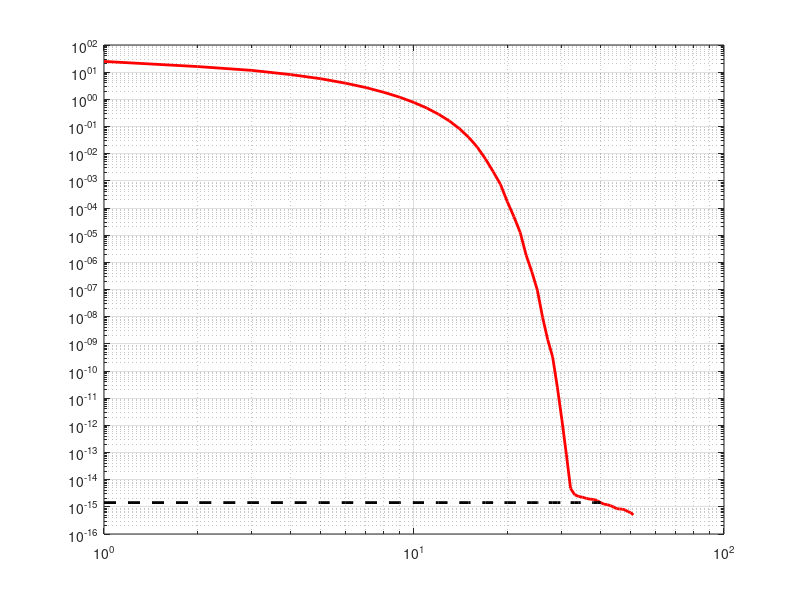

This figure's MATLAB source: (Note: this script raises an error after producing the figure.)
%COMPARE_DEIM_EIM runs and compares EIM and DEIM on the 1D function in 
%  Equation (3.36) of the following paper
%
%  Chaturantabut, S., Sorensen, D. C.,
%  NONLINEAR MODEL REDUCTION VIA DISCRETE EMPIRICAL INTERPOLATION, 
%  SIAM Journal on Scientific Computing, 32(5), 2737-2764 (2010).

%   This file is part of redbKIT.
%   Copyright (c) 2015, Ecole Polytechnique Fédérale de Lausanne (EPFL)
%   Author: Federico Negri <federico.negri at epfl.ch> 

clear all
clc

%% ========================================================================
% Define function and set discretization parameters

nonaffine_function =  @(x, mu) ( (1-x).*cos(3*pi*mu(1).*(x+1)) .*exp(-(1+x)*mu(1)))';

P                  =  1;
mu_min             =  [1];
mu_max             =  [pi];
Ns_DEIM            =  51;
Ns_EIM             =  51;
tol_DEIM           =  40;
Nt                 =  130;

%% ========================================================================
% Space discretization

Nq         = 100;
quad_nodes = linspace(-1,1,Nq);

fprintf('Number of Quad Points in the spatial domain: %d \n', Nq)


%% ========================================================================
% Parameter discretization (for EIM and DEIM)
mu_train_DEIM   =  linspace(mu_min, mu_max, Ns_DEIM)';
mu_train_EIM    =  linspace(mu_min, mu_max, Ns_EIM)';

fprintf('Number of Traininig Points in the parameter domain, EIM: %d \n', Ns_EIM)
fprintf('Number of Traininig Points in the parameter domain, DEIM: %d \n', Ns_DEIM)

%% ========================================================================
% DEIM approximation

fprintf('** Perform DEIM ** \n')

% Compute Snapshots
S = zeros(Nq,Ns_DEIM);
for i = 1 : Ns_DEIM
      S(:,i) = nonaffine_function(quad_nodes, mu_train_DEIM(i,:));
end

% Compress Snapshots by POD
%[UDEIM, SpectrumPOD] = POD_basis_computation(S, [], tol_DEIM);
[UDEIM, SpectrumPOD]   = svd(S, 0);
SpectrumPOD            = diag(SpectrumPOD);
if tol_DEIM < 1
    M_deim             = find(tol_DEIM.^2>=1-cumsum(SpectrumPOD.^2)/sum(SpectrumPOD.^2),1,'first');
else
    M_deim = tol_DEIM;
end
UDEIM                  = UDEIM(:, 1:M_deim);

% Plot spectrum
figure
loglog(SpectrumPOD,'-r','LineWidth',2)
grid on
hold on
cut_line_x = [1 : M_deim];
cut_line_y = SpectrumPOD(M_deim) * ones(1,M_deim);
loglog(cut_line_x, cut_line_y,'--k','LineWidth',2);

% Run DEIM
[IDEIM, PHI_deim] = DiscreteEmpiricalInterpolation(UDEIM, M_deim);
PHI_dI            = PHI_deim(IDEIM,:);

%% ========================================================================
% EIM approximation
fprintf('** Perform EIM ** \n')

Max_M              = M_deim + 1; % same number of basis functions as for DEIM
[IEIM, PHI_eim]    = EmpiricalInterpolation(@(x,y)nonaffine_function(x,y), quad_nodes, mu_train_EIM, 1e-18, Max_M);

M_eim              = length(IEIM);
PHI_eI             = PHI_eim(IEIM,:);

%% ========================================================================
% Compare Error
mu_cube    =  lhsdesign(Nt, P); % generate normalized design
mu_test    =  bsxfun(@plus,mu_min,bsxfun(@times,mu_cube,(mu_max-mu_min)));

fprintf('** Compute and compare the errors on a (parameter) test grid of %d points ** \n', Nt)

error_test_DEIM = zeros(Nt, M_deim, 2);
error_test_EIM  = zeros(Nt, M_eim-1,  2);
estimate_DEIM   = zeros(Nt, M_deim, 2);
estimate_EIM    = zeros(Nt, M_deim, 2);

for i = 1 : Nt
    
    f        = nonaffine_function(quad_nodes, mu_test(i,:));
    n_f2     = norm(f,  2);
    n_fInf   = norm(f,  Inf);
    
    for m1 = 1 : M_deim
        
        f_DEIM  = PHI_deim(:,1:m1)*(PHI_dI(1:m1,1:m1)\f(IDEIM(1:m1)));
        
        error_test_DEIM(i,m1,1) = norm(f - f_DEIM, 2)/n_f2;
        error_test_DEIM(i,m1,2) = norm(f - f_DEIM, Inf)/n_fInf;
        
        norm_PHI_dI_inv         = 1 / min(svd(full(PHI_dI(1:m1,1:m1))));%norm(inv(full(PHI_dI(1:m1,1:m1))));%
        
        estimate_DEIM(i,m1,1)   = SpectrumPOD(m1+1) * norm_PHI_dI_inv / n_f2;
        estimate_DEIM(i,m1,2)   = SpectrumPOD(m1+1) * norm_PHI_dI_inv / n_fInf;
        %estimate_DEIM(i,m1,1)   = norm(f - PHI_deim(:,1:m1)*(PHI_deim(:,1:m1)'*f),2) * norm_PHI_dI_inv / n_f2;
        %estimate_DEIM(i,m1,2)   = norm(f - PHI_deim(:,1:m1)*(PHI_deim(:,1:m1)'*f),2) * norm_PHI_dI_inv / n_fInf;
    end
    
    for m2 = 1 : M_eim - 1
        
        p      = min(m2,Max_M);  
        
        f_EIM  = PHI_eim(:,1:p)*(PHI_eI(1:m2,1:p)\f(IEIM(1:m2)));
        
        error_test_EIM(i,m2,1) = norm(f - f_EIM, 2)/n_f2;
        error_test_EIM(i,m2,2) = norm(f - f_EIM, Inf)/n_fInf;
        estimate_EIM(i,m2,1)   = abs( f(IEIM(m2+1)) - f_EIM(IEIM(m2+1))) / n_f2;
        estimate_EIM(i,m2,2)   = abs( f(IEIM(m2+1)) - f_EIM(IEIM(m2+1))) / n_fInf;
    end
    
end

error_test_average_EIM_2    = mean(error_test_EIM(:,:,1),1);
error_test_average_DEIM_2   = mean(error_test_DEIM(:,:,1),1);
error_test_average_EIM_Inf  = mean(error_test_EIM(:,:,2),1);
error_test_average_DEIM_Inf = mean(error_test_DEIM(:,:,2),1);
estimate_average_EIM_Inf    = mean(estimate_EIM(:,:,2),1);
estimate_average_DEIM_2     = mean(estimate_DEIM(:,:,1),1);

figure
semilogy(1:M_eim-1,error_test_average_EIM_2,'-ob')
grid on
hold on
semilogy(1:M_deim,error_test_average_DEIM_2,'-or')
semilogy(1:M_deim,estimate_average_DEIM_2,'--r')
legend('EIM error','DEIM error','DEIM estimate')
title('Errors in 2 norm')

figure
semilogy(1:M_eim-1,error_test_average_EIM_Inf,'-ob')
grid on
hold on
semilogy(1:M_deim,error_test_average_DEIM_Inf,'-or')
semilogy(1:M_eim-1,estimate_average_EIM_Inf,'--b')
legend('EIM error','DEIM error','EIM estimate')
title('Errors in \infty norm')

%% ========================================================================
% Compare Selected Indices
% figure
% pdemesh(vertices,boundaries,elements)
% hold on
% axis equal
% plot(quad_nodes(IDEIM,1),quad_nodes(IDEIM,2),'or','LineWidth',1, 'MarkerSize', 7, 'MarkerFaceColor','r')
% plot(quad_nodes(IEIM,1),quad_nodes(IEIM,2),'sg','LineWidth',1,'MarkerSize', 7, 'MarkerFaceColor','g')
